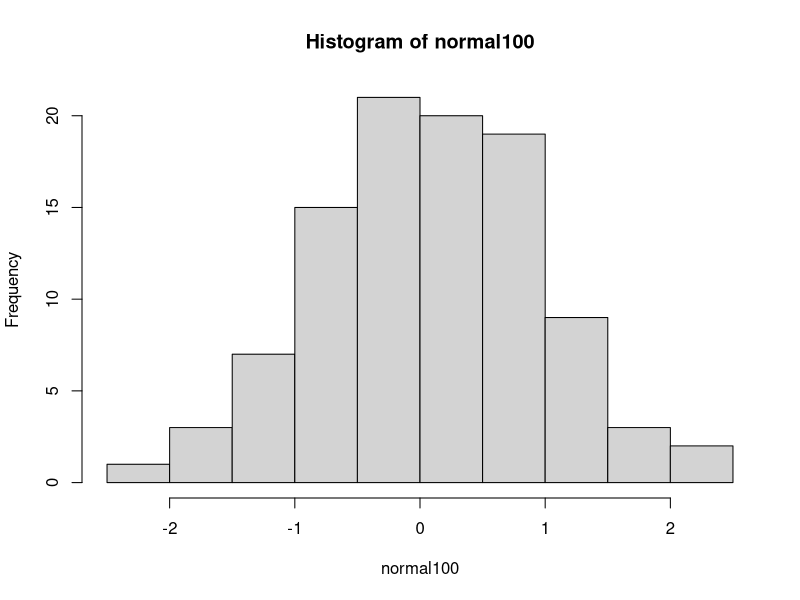
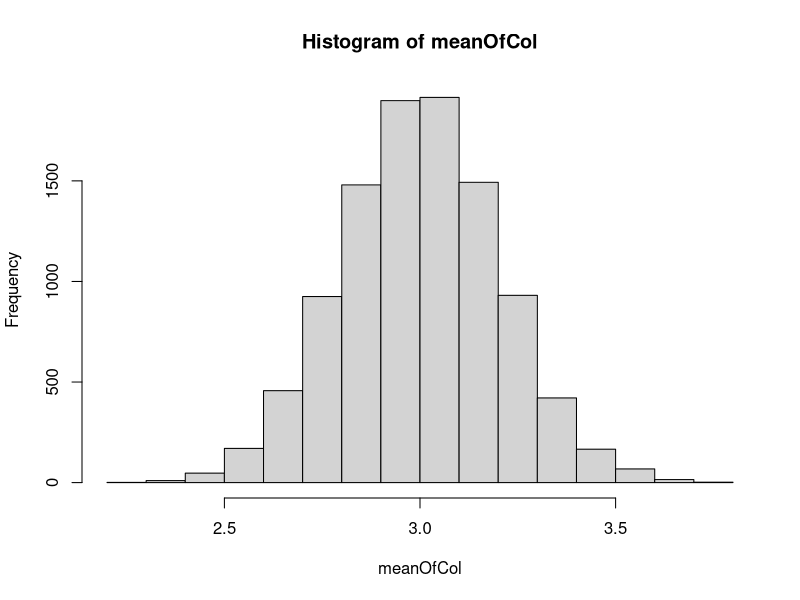

Generate these figures, in order, with R:
## ---- chunk 1
set.seed(1) # Please don't remove this code!
## ---- chunk 2
rnorm(n = 5, mean = 10, sd = 3)
## ---- chunk 3
normal100 <- rnorm(n=100)
mean(normal100)
sd(normal100)
## ---- chunk 4
hist(normal100)
## ---- chunk 5
normal10 <- rnorm(n=10)
normal1000 <- rnorm(n=1000)
normal10000 <- rnorm(n=10000)
normal100000 <- rnorm(n=100000)
## ---- chunk 6
sample_means <- c(mean(normal10),mean(normal100),mean(normal1000),mean(normal10000),mean(normal100000))
sample_means
length(sample_means)
## ---- chunk 7
normal1mil <- rnorm(n=1000000,mean=3,sd=2)
mean(normal1mil)
sd(normal1mil)
## ---- chunk 8
vc <- normal1mil[normal1mil>3]
mean(vc)
## ---- chunk 9
normal1mil_mat <- matrix(normal1mil, nrow=100, ncol=10000)
## ---- chunk 10
mean(normal1mil_mat[,1234])
## ---- chunk 11
meanOfCol <- colSums(normal1mil_mat,dims=1)/100
## ---- chunk 12
hist(meanOfCol)
